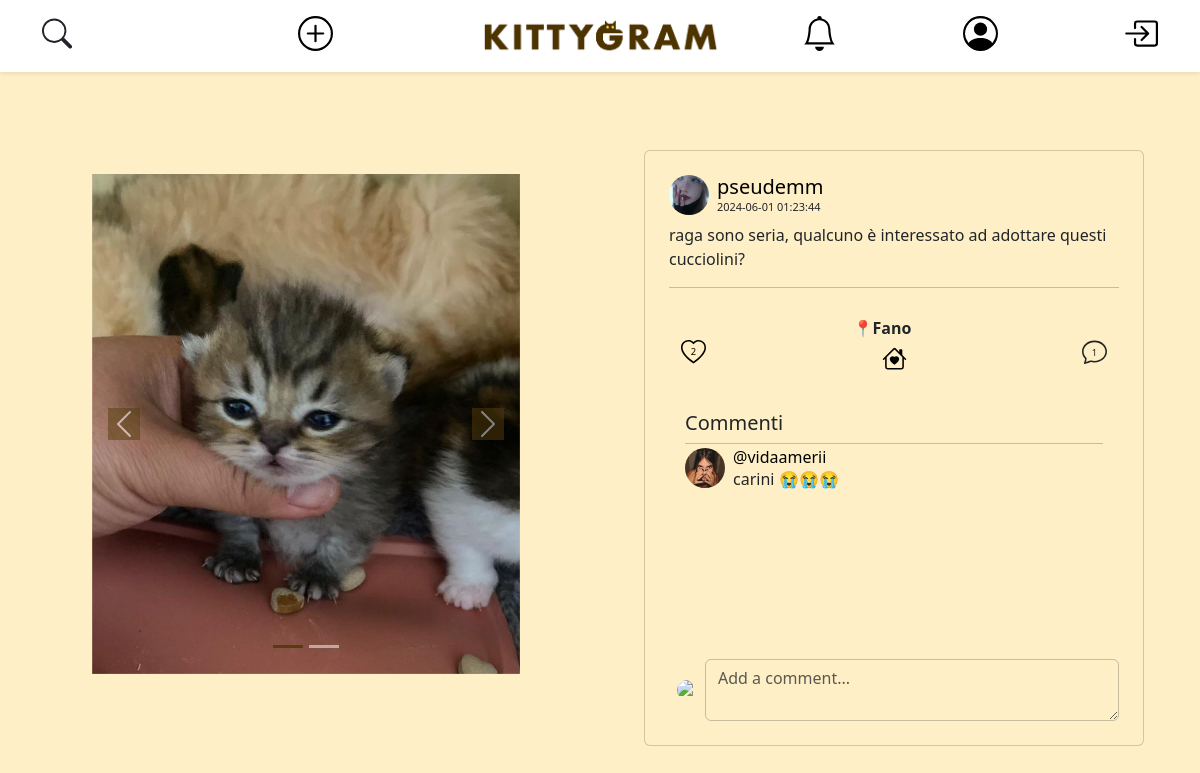
The page /open-post.php?post_id=26 on the database its author committed.
### tables this page shows
CREATE TABLE IF NOT EXISTS ADOPTION (
    post_id INT PRIMARY KEY,
    adopted BOOLEAN NOT NULL DEFAULT 0,
    city_id INT NOT NULL
);

CREATE TABLE IF NOT EXISTS POST (
    post_id INT AUTO_INCREMENT PRIMARY KEY,
    description VARCHAR(100) NOT NULL,
    date DATETIME NOT NULL,
    user_id INT NOT NULL
);

CREATE TABLE IF NOT EXISTS ACCOUNT (
    user_id INT AUTO_INCREMENT PRIMARY KEY,
    username VARCHAR(25) NOT NULL UNIQUE,
    email VARCHAR(319) NOT NULL UNIQUE,
    password VARCHAR(512) NOT NULL,  
    salt VARCHAR(512) NOT NULL,
    first_name VARCHAR(25) NOT NULL,
    last_name VARCHAR(25) NOT NULL,
    user_bio VARCHAR(255) NOT NULL DEFAULT " ",
    profile_pic_id INT DEFAULT 1,
    city_id INT
);

CREATE TABLE IF NOT EXISTS MEDIA (
    media_id INT AUTO_INCREMENT PRIMARY KEY,
    file_name VARCHAR(255) NOT NULL,
    post_id INT
);

CREATE TABLE IF NOT EXISTS CITY (
    city_id INT AUTO_INCREMENT PRIMARY KEY,
    city_name VARCHAR(60) NOT NULL,
    city_cap VARCHAR(6) NOT NULL UNIQUE
);

CREATE TABLE IF NOT EXISTS COMMENT (
    comment_id INT AUTO_INCREMENT,
    post_id INT NOT NULL,
    user_id INT NOT NULL,
    message VARCHAR(200) NOT NULL,
    date DATETIME NOT NULL,
    PRIMARY KEY (comment_id, post_id)
);

### db-config.php (called while the page is built, shortened)
<?php
$dbname = "kittygram";
require_once("db/database.php");
$dbh = new DatabaseHelper($dbname);

### db/database.php (called while the page is built, shortened)
<?php
class DatabaseHelper
{
    private $db;
    public function __construct($dbname, $servername = "localhost", $username = "root", $password = "", $port = 3306)
    {
        $this->db = new mysqli($servername, $username, $password, $dbname, $port);
    }
    public function getAccountFromUsername($username)
    {
        $query = "SELECT user_id as id, username, file_name as pic, first_name, last_name, user_bio, email FROM account
                    LEFT JOIN media ON account.profile_pic_id = media.media_id
                    WHERE account.username = ?
                    LIMIT 1;";
        $stmt = $this->db->prepare($query);
        $stmt->bind_param("s", $username);
        $stmt->execute();
        $result = $stmt->get_result();
        return $result->fetch_all(MYSQLI_ASSOC)[0];
    }
    public function getAccountFromId($user_id)
    {
        $query = "SELECT user_id as id, username, file_name as pic, first_name, last_name, user_bio, email FROM account
                    LEFT JOIN media ON account.profile_pic_id = media.media_id
                    WHERE account.user_id = ?
                    LIMIT 1;";
        $stmt = $this->db->prepare($query);
        $stmt->bind_param("i", $user_id);
        $stmt->execute();
        $result = $stmt->get_result();
        return $result->fetch_all(MYSQLI_ASSOC)[0];
    }
    public function getNotificationsById($user_id)
    {
        $query = "
            SELECT notification_id,message,post_id,from_user_id as user_from_id,ur.username as username_from,seen,
            for_user_id as user_for_id,ui.username as username_for
            FROM NOTIFICATION INNER JOIN ACCOUNT ui ON NOTIFICATION.for_user_id = ui.user_id
            INNER JOIN ACCOUNT ur ON NOTIFICATION.from_user_id = ur.user_id
            WHERE NOTIFICATION.for_user_id = ? AND NOTIFICATION.seen = 0
            ORDER BY date DESC, notification_id
        ";
        $stmt = $this->db->prepare($query);
        $stmt->bind_param('i', $user_id);
        $stmt->execute();
        $result = $stmt->get_result();
        return $result->fetch_all(MYSQLI_ASSOC);
    }
    public function getNumLikes($post_id) {
        $query = "SELECT COUNT(*) FROM post_like WHERE post_id = ?";
        $stmt = $this->db->prepare($query);
        $stmt->bind_param("i", $post_id);
        $stmt->execute();
        $stmt->bind_result($num_likes);
        return isset($num_likes) ? $num_likes : 0;
    }
    public function userLikesPost($idPost, $userId)
    {
        $query = "
            SELECT COUNT(*) AS numberLikes
            FROM post_like
            WHERE user_id = ? AND post_id = ?
        ";
        $stmt = $this->db->prepare($query);
        $stmt->bind_param("ii", $userId, $idPost);
        $stmt->execute();
        $result = $stmt->get_result();
        $row = $result->fetch_assoc();
        return $row["numberLikes"];
    }
    function getMediasByPostId($post_id)
    {
        $query = "SELECT file_name FROM MEDIA WHERE post_id = ?";
        $stmt = $this->db->prepare($query);
        $stmt->bind_param("i", $post_id);
        $stmt->execute();
        $result = $stmt->get_result();
        $files = [];
        while ($row = $result->fetch_assoc()) {
            $files[] = $row['file_name'];
        }
        return $files;
    }
    private function getComments($post_id)
    {
        $query = "SELECT `username`, `file_name` as 'profile_pic', `message`, `date` FROM `comment`
                    LEFT JOIN (account LEFT JOIN media on account.profile_pic_id = media.media_id)
                        ON comment.user_id = account.user_id
                    WHERE comment.post_id = ?;";
        $stmt = $this->db->prepare($query);
        $stmt->bind_param("i", $post_id);
        $stmt->execute();
        $result = $stmt->get_result();
        return $result->fetch_all(MYSQLI_ASSOC);
    }
    public function isAdoption($post_id)
    {
        $query = "SELECT COUNT(*) as count
              FROM adoption
              WHERE post_id = ?";
        $stmt = $this->db->prepare($query);
        $stmt->bind_param("i", $post_id);
        $stmt->execute();
        $result = $stmt->get_result()->fetch_assoc();
        return $result['count'] > 0;
    }
    public function getAdoption($post_id)
    {
        $query = "SELECT post.post_id, description, date, user_id, adopted, city_name
                    FROM adoption
                    LEFT JOIN post ON adoption.post_id = post.post_id
                    LEFT JOIN city ON adoption.city_id = city.city_id
                    WHERE adoption.post_id = ?
                    LIMIT 1;";
        $stmt = $this->db->prepare($query);
        $stmt->bind_param("i", $post_id);
        $stmt->execute();
        $result = $stmt->get_result()->fetch_all(MYSQLI_ASSOC)[0];
        if (isset($result['user_id'])) {
            $result['owner'] = $this->getAccountFromId($result['user_id']);
            $result['media'] = $this->getMediasByPostId($post_id);
            $result['comment'] = $this->getComments($post_id);
        }
        return $result;
    }
}

### open-post.php (the view, shortened to what this page needs)
<?php
require_once ("db-config.php");
if (isset($_GET['post_id'])) {
    $post_id = $_GET['post_id'];
    $isAdoption = $dbh->isAdoption($post_id);
    if ($isAdoption) {
        $currentPost = $dbh->getAdoption($post_id);
    } else {
        $currentPost = $dbh->getPost($post_id);
    }
}
if (isset($currentPost)):
    ?>
    <!Doctype html>
    <html lang="en">
    <head>
        <link href="https://cdn.jsdelivr.net/npm/bootstrap@5.3.3/dist/css/bootstrap.min.css" rel="stylesheet"
>
        <link rel="stylesheet" href="css/style.css">
        <?php echo require_once ("./components/navbar.php") ?>
        <?php $viewer = $dbh->getAccountFromUsername($_SESSION['username']); ?>
    </head>
    <body>
        <div class="container-fluid py-4 d-flex justify-content-center align-items-center min-vh-100">
            <div class="row auto-cols w-100">
                <div class="col mt-5 mb-5 py-4 d-flex justify-content-center">
                    <?php
                    $images = $currentPost["media"];
                    if (count($currentPost["media"]) > 1): ?>
                        <div id="carousel-<?php echo $currentPost['post_id']; ?>" class="carousel slide">
                            <div class="carousel-indicators">
                                <?php foreach ($images as $index => $image): ?>
                                    <button type="button" data-bs-target="#carousel-<?php echo $currentPost['post_id']; ?>"
                                        data-bs-slide-to="<?php echo $index; ?>" class="<?php echo $index === 0 ? 'active' : ''; ?>"
                                        aria-current="<?php echo $index === 0 ? 'true' : 'false'; ?>"
                                        aria-label="Slide <?php echo $index + 1; ?>"></button>
                                <?php endforeach; ?>
                            </div>
                            <div class="carousel-inner">
                                <?php foreach ($images as $index => $image): ?>
                                    <div class="carousel-item <?php echo $index === 0 ? 'active' : ''; ?>">
                                        <img src="./img/<?php echo $image; ?>" class="d-block w-100 h-100 post-image"
                                            alt="Post Image">
                                    </div>
                                <?php endforeach; ?>
                            </div>
                            <button class="carousel-control-prev" type="button"
                                data-bs-target="#carousel-<?php echo $currentPost['post_id']; ?>" data-bs-slide="prev">
                                <span class="carousel-control-prev-icon" aria-hidden="true"></span>
                            </button>
                            <button class="carousel-control-next" type="button"
                                data-bs-target="#carousel-<?php echo $currentPost['post_id']; ?>" data-bs-slide="next">
                                <span class="carousel-control-next-icon" aria-hidden="true"></span>
                            </button>
                        </div>
                    <?php else: ?>
                        <img src="./img/<?php echo $images[0]; ?>" alt="Post Image" class="border border-dark post-image">
                    <?php endif; ?>
                </div>
                <div class="col mt-5 d-flex justify-content-center">
                    <div class="card p-4">
                        <div class="mb-1 d-flex align-items-center">
                            <img src="img/<?php echo $currentPost['owner']['pic'] ?>" class="avatar rounded-circle me-2"
                                alt="Avatar utente">
                            <div>
                                <a href="open-profile.php?username=<?php echo $currentPost['owner']['username']; ?>"
                                    class="custom-link">
                                    <h5 class="mb-0"><?php echo $currentPost['owner']['username'] ?></h5>
                                </a>
                                <p class="mb-0 smaller-text"><?php echo $currentPost['date'] ?></p>
                            </div>
                        </div>
                        <p class="mb-0 mt-1 text-start"> <?php echo $currentPost['description'] ?></p>
                        <hr class="my-3 border-dark">
                        <nav class="navbar navbar-expand mt-1">
                            <div class="container-fluid">
                                <?php
                                $liked = $dbh->userLikesPost($currentPost["post_id"], $_SESSION["user_id"]);
                                $likedClass = $liked ? 'liked' : '';
                                ?>
                                <div class="like-icon <?php echo $likedClass ?>"
                                    data-post-id="<?php echo $currentPost["post_id"]; ?>"
                                    data-owner-id="<?php echo $currentPost["user_id"]; ?>">
                                    <svg width="25" height="25" xmlns="http://www.w3.org/2000/svg" viewBox="0 0 16 16">
                                        <path
                                            d="<?php echo $likedClass == 'liked' ? 'M8 1.314C12.438-3.248 23.534 4.735 8 15-7.534 4.736 3.562-3.248 8 1.314' : 'm8 2.748-.717-.737C5.6.281 2.514.878 1.4 3.053c-.523 1.023-.641 2.5.314 4.385.92 1.815 2.834 3.989 6.286 6.357 3.452-2.368 5.365-4.542 6.286-6.357.955-1.886.838-3.362.314-4.385C13.486.878 10.4.28 8.717 2.01zM8 15C-7.333 4.868 3.279-3.04 7.824 1.143q.09.083.176.171a3 3 0 0 1 .176-.17C12.72-3.042 23.333 4.867 8 15'; ?>" />
                                            <text x="8" y="8" fill="black" font-size="6" text-anchor="middle" alignment-baseline="middle"><?php echo $dbh->getNumLikes($post_id) ?></text>
                                    </svg>
                                </div>
                                <?php if ($isAdoption): ?>
                                    <?php if ($_SESSION['user_id'] != $currentPost['user_id']): ?>
                                        <?php if (!$currentPost['adopted']): ?>
                                            <div class="d-flex flex-column align-items-center mb-3">
                                                <span class="mb-1 fw-bold me-4">📍<?php echo $currentPost['city_name'] ?></span>
                                                <div class="adoption-icon" data-bs-toggle="modal" data-bs-target="#adoption-modal"
                                                    data-post-id="<?php echo $currentPost['post_id'] ?>"
                                                    data-owner="<?php echo $currentPost['owner']['username'] ?>">
                                                </div>
                                            </div>
                                        <?php endif; ?>
                                    <?php endif; ?>
                                <?php endif; ?>
                                <svg xmlns="http://www.w3.org/2000/svg" width="25" height="25" fill="currentColor" class="bi bi-chat" viewBox="0 0 16 16" id="commentIcon">
                                    <path
                                        d="M2.678 11.894a1 1 0 0 1 .287.801 11 11 0 0 1-.398 2c1.395-.323 2.247-.697 2.634-.893a1 1 0 0 1 .71-.074A8 8 0 0 0 8 14c3.996 0 7-2.807 7-6s-3.004-6-7-6-7 2.808-7 6c0 1.468.617 2.83 1.678 3.894m-.493 3.905a22 22 0 0 1-.713.129c-.2.032-.352-.176-.273-.362a10 10 0 0 0 .244-.637l.003-.01c.248-.72.45-1.548.524-2.319C.743 11.37 0 9.76 0 8c0-3.866 3.582-7 8-7s8 3.134 8 7-3.582 7-8 7a9 9 0 0 1-2.347-.306c-.52.263-1.639.742-3.468 1.105" />
                                    <text x="8" y="9" font-size="6" text-anchor="middle" alignment-baseline="middle"><?php echo count($currentPost['comment']) ?></text>
                                </svg>
                            </div>
                        </nav>
                        <div class="card-body">
                            <h5 class="card-title text-start">Commenti</h5>
                            <hr class="my-1 border-transparent">
                            <div class="comment-container">
                                <?php foreach ($currentPost['comment'] as $comment): ?>
                                    <div class="d-flex mb-3">
                                        <img src="img/<?php echo $comment['profile_pic'] ?>" class="avatar rounded-circle me-2"
                                            alt="Avatar utente">
                                        <div>
                                            <a href="open-profile.php?username=<?php echo $comment['username']; ?>"
                                                class="custom-link">
                                                <h6 class="mb-0">@<?php echo $comment['username'] ?></h6>
                                            </a>
                                            <p class="mb-0"><?php echo $comment['message'] ?></p>
                                        </div>
                                    </div>
                                <?php endforeach; ?>
                            </div>
                        </div>
                        <form id="commentForm" class="w-100">
                                <div class="d-flex align-items-center justify-content-center">
                                    <img src="img/<?php echo $viewer['pic'] ?>"
                                        class="small-avatar rounded-circle me-2 ms-2" alt="Avatar utente">
                                    <textarea class="form-control transparent-input" placeholder="Add a comment..."
                                        id="commentArea" maxlength=200></textarea>
                                </div>
                        </form>
                    </div>
                </div>
            </div>
        </div>
    </body>
    </html>
    <?php require_once ("./modals/post-settings-modal.php") ?>
<?php else:
    header('Location: ./index.php');
endif;
?>

### rows shown on the page
account: profile_pic.file_name (picture), username "pseudemm"
adoption: post_id.date "2024-06-01 01:23:44", post_id.description "raga sono seria, qualcuno è interessato ad adottare questi cucciolini?", city.city_name "Fano"
comment: media.file_name (picture), user.username "vidaamerii", message "carini 😭😭😭"

### other values the page prints
$dbh->getNumLikes($post_id) "2"
count($currentPost['comment']) "1"
